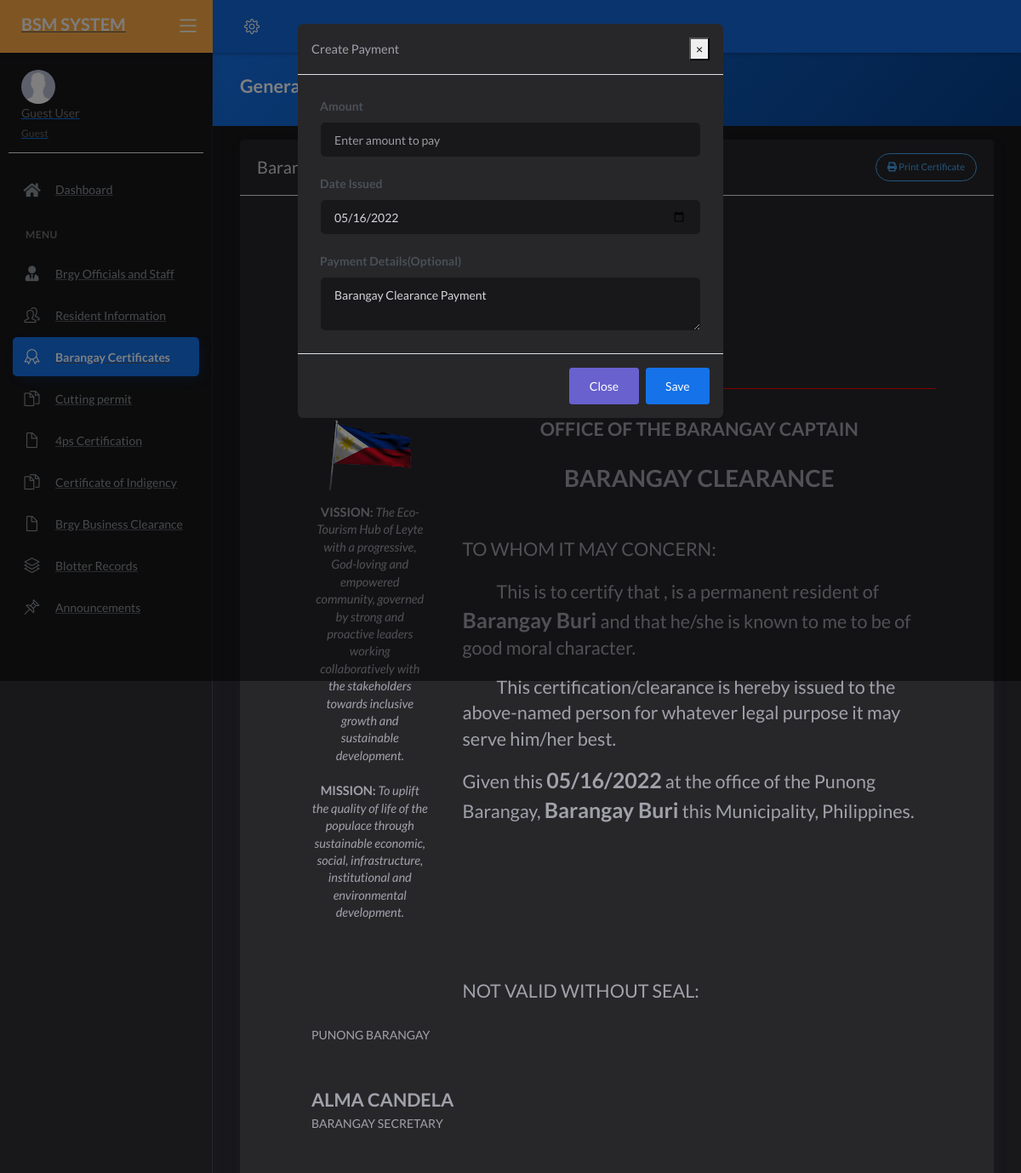
Before: /generate_brgy_cert.php (upper part) with the older database file.
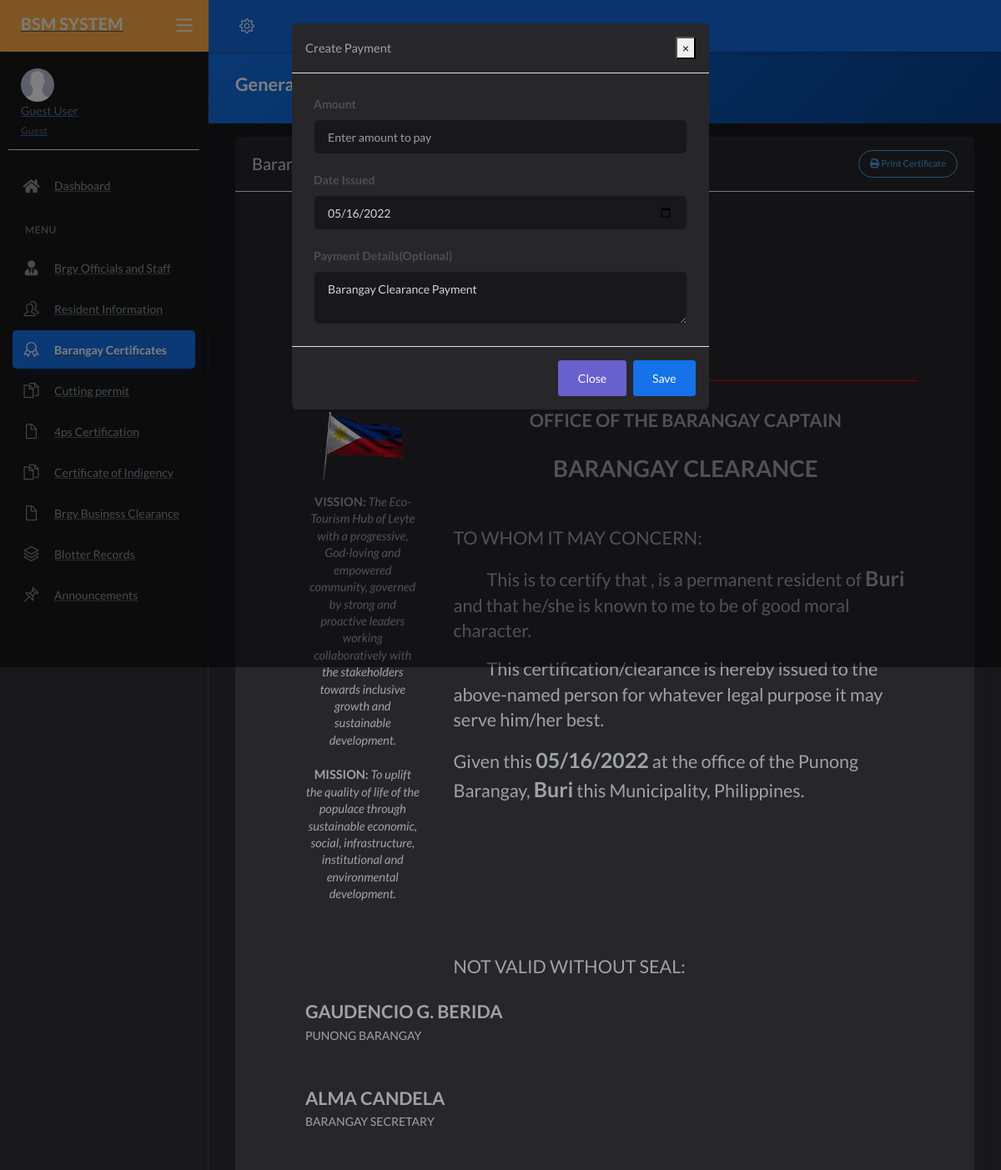
After: the same page with the newer database file.
### tables this page shows
CREATE TABLE `tblbrgy_info` (
  `id` int(11) NOT NULL AUTO_INCREMENT,
  `province` varchar(100) DEFAULT NULL,
  `town` varchar(100) DEFAULT NULL,
  `brgy_name` varchar(50) DEFAULT NULL,
  `number` varchar(50) DEFAULT NULL,
  `text` text,
  `image` varchar(200) DEFAULT NULL,
  `city_logo` varchar(100) DEFAULT NULL,
  `brgy_logo` varchar(100) DEFAULT NULL,
  PRIMARY KEY (`id`)
);

CREATE TABLE `tblofficials` (
  `id` int(11) NOT NULL AUTO_INCREMENT,
  `name` varchar(50) DEFAULT NULL,
  `chairmanship` varchar(50) DEFAULT NULL,
  `position` varchar(50) DEFAULT NULL,
  `termstart` date DEFAULT NULL,
  `termend` date DEFAULT NULL,
  `status` varchar(20) DEFAULT NULL,
  PRIMARY KEY (`id`)
);

### templates/main-header.php (called while the page is built, shortened)
<?php include 'model/fetch_brgy_info.php' ?>

### model/fetch_brgy_info.php (called while the page is built, shortened)
<?php
    $query = "SELECT * FROM tblbrgy_info";
    $result = $conn->query($query);
	$row = $result->fetch_assoc();
	if($row){
		$brgy 		= $row['brgy_name'];
	}
?>

### generate_brgy_cert.php (the view, shortened to what the changed rows need)
<?php include 'bootstrap/index.php' ?>
<?php
$c = "SELECT * FROM tblofficials JOIN tblposition ON tblofficials.position=tblposition.id WHERE tblposition.position='Captain'";
$captain = $conn->query($c)->fetch_assoc();
$s = "SELECT * FROM tblofficials JOIN tblposition ON tblofficials.position=tblposition.id WHERE tblposition.position='Secretary'";
$sec = $conn->query($s)->fetch_assoc();
?>
<!DOCTYPE html>
<html lang="en">
<head>
    <?php include 'templates/header.php' ?>
</head>
<body>
    <div class="wrapper">
        <?php include 'templates/main-header.php' ?>
        <div class="main-panel">
            <div class="content">
                <div class="panel-header bg-primary-gradient">
                    <div class="page-inner">
                        <div class="d-flex align-items-left align-items-md-center flex-column flex-md-row">
                            <div>
                                <h2 class="text-white fw-bold">Generate Certificate</h2>
                            </div>
                        </div>
                    </div>
                </div>
                <div class="page-inner">
                    <div class="row mt--2">
                        <div class="col-md-12">
                            <div class="card">
                                <div class="card-body m-5" id="printThis">
                                    <div class="d-flex flex-wrap justify-content-center" style="border-bottom:1px solid red">
                                        <div class="text-center">
                                            <h1 class="fw-bold mb-0"><i><?= ucwords($brgy) ?></i></h2>
                                                <p><i>Mobile No. <?= $number ?></i></p>
                                        </div>
                                    </div>
                                    <div class="row mt-2">
                                        <div class="col-md-9">
                                            <div class="text-center">
                                                <h2 class="mt-4 fw-bold">OFFICE OF THE BARANGAY CAPTAIN</h2>
                                            </div>
                                            <div class="text-center">
                                                <h1 class="mt-4 fw-bold mb-5">BARANGAY CLEARANCE</h1>
                                            </div>
                                            <h2 class="mt-5">TO WHOM IT MAY CONCERN:</h2>
                                            <h2 class="mt-3" style="text-indent: 40px;">This is to certify that , is a permanent resident of
                                                <span class="fw-bold" style="font-size:25px"><?= ucwords($brgy) ?></span> and that he/she is known to me to be of good moral character.
                                            </h2>
                                            <h2 class="mt-3" style="text-indent: 40px;">This certification/clearance is hereby issued to the above-named person for whatever legal purpose it may serve him/her best.</h2>
                                            <h2 class="mt-3">Given this <span class="fw-bold" style="font-size:25px"><?= date('m/d/Y') ?></span> at the office of the Punong Barangay, <span class="fw-bold" style="font-size:25px"><?= ucwords($brgy) ?></span>
                                                this Municipality, Philippines.</h2></span></h2>
                                            <h2 class="text-uppercase" style="margin-top:180px;">NOT VALID WITHOUT SEAL:</h2>
                                        </div>
                                        <div class="col-md-12">
                                            <div class="p-3 text-right mr-3">
                                                <h2 class="fw-bold mb-0 text-uppercase"><?= ucwords($captain['name']) ?></h2>
                                                <p class="mr-3">PUNONG BARANGAY</p>
                                            </div>
                                            <div class="p-3 text-left">
                                                <h2 class="fw-bold mb-0 text-uppercase"><?= empty($sec['name']) ? 'Please Create Official with Secretary Position' : ucwords($sec['name']) ?></h2>
                                            </div>
                                        </div>
                                    </div>
                                </div>
                            </div>
                        </div>
                    </div>
                </div>
            </div>
        </div>
    </div>
</body>
</html>

Changed rows visible on the page:
changed tblbrgy_info: brgy_name "Barangay Buri" → "Buri"
now on this page (row unchanged): tblofficials: name "GAUDENCIO G. BERIDA"
